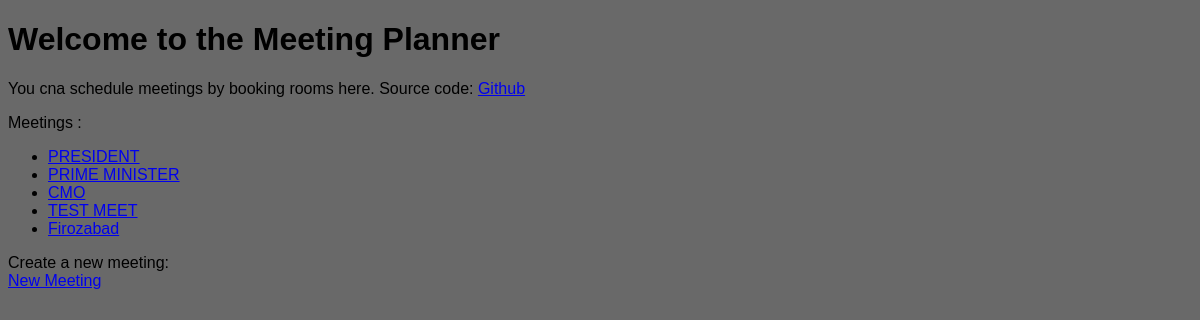
Before: /welcome with the older database file.
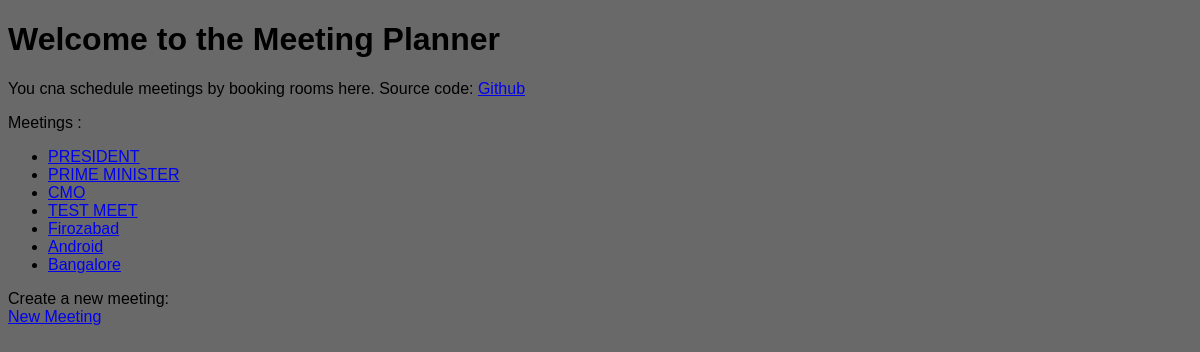
After: the same page with the newer database file.
### meetings/models.py (models this page shows, shortened)
class Meeting(models.Model):
    title = models.CharField(max_length = 200)
    date = models.DateField()
    start_time = models.TimeField(default=time(9))
    duration = models.IntegerField(default=1)
    room  = models.ForeignKey(Room, on_delete=models.CASCADE)

### website/views.py (the view)
# urls.py: path('welcome', welcome, name='welcome'),
def welcome(request):
    return render(request,'website/welcome.html', {'meetings':Meeting.objects.all()})

### website/templates/website/welcome.html (shortened to what this page needs)
{% load static %}
<!DOCTYPE html>
<html>
<head>
    <link rel="stylesheet" href="{% static 'website/style.css' %}">
</head>
<body>
<h1>Welcome to the Meeting Planner</h1>
<p>You cna schedule meetings by booking rooms here. Source code:
<a href="http://github.com/hkbiet">Github</a></p>
<p>
    Meetings :
    <ul>
        {% for meeting in meetings %}
            <li>
                <a href="{% url 'detail' meeting.id %}">
                {{meeting.title}}</a>
            </li>
        {% endfor %}
    </ul>
</p>
<p>Create a new meeting: </br>
<a href="{% url 'new' %}">New Meeting</a>
</p>
</body>
</html>

### website/static/website/style.css (style rules this page uses)
body { font-family: Impact, Haettenschweiler, 'Arial Narrow Bold', sans-serif; color: black; background-color: dimgrey; }

Changed rows visible on the page:
added Meeting: title "Android"
added Meeting: title "Bangalore"
